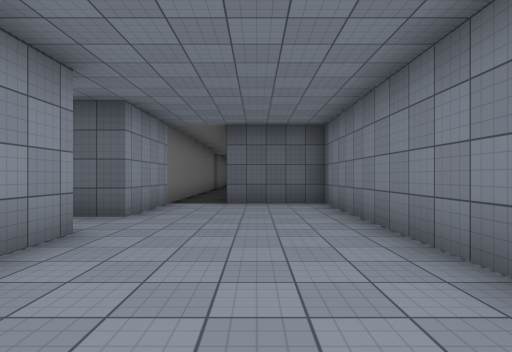
View 1 (above)

20 first-person views from a walk through a Unity game level. The camera is 1.4 m above the floor, looks level and sees 80° across. The floor is counted in squares, 2 m on a side. Each view is taken from the middle of a square. On the plan, view 1 faces up. The plan holds only what a view shows up to about 10 squares ahead; the rest is blank. The place goes on beyond the plan. The player is left out. Some surface patterns are stand-ins.

View 2
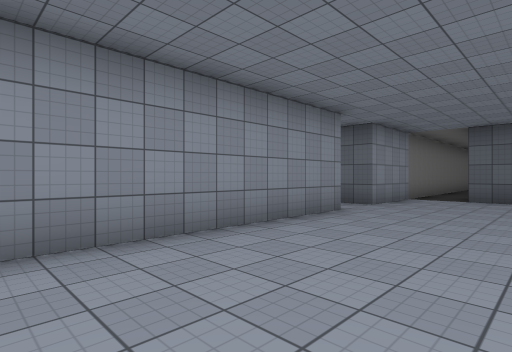

View 3
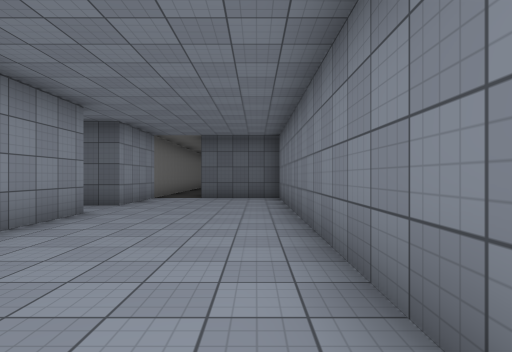

View 4
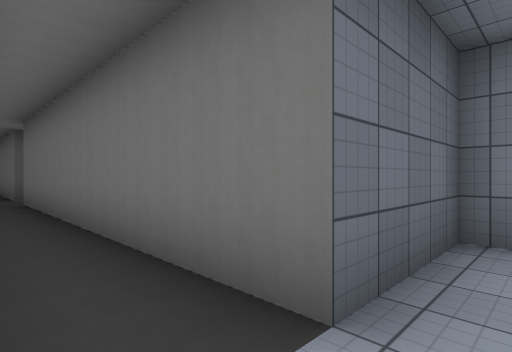

View 5
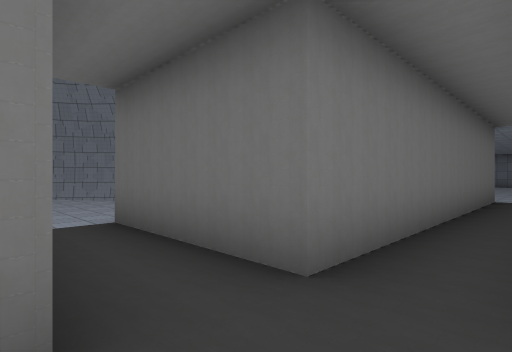

View 6
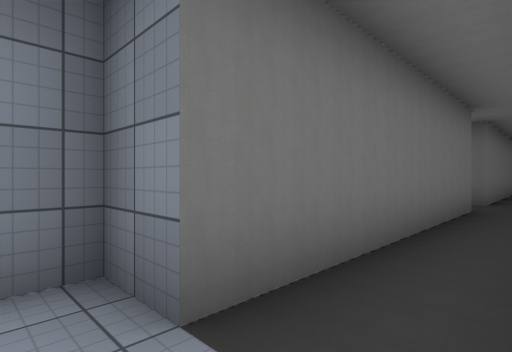

View 7
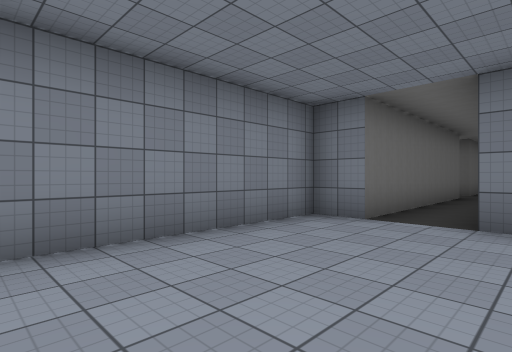

View 8
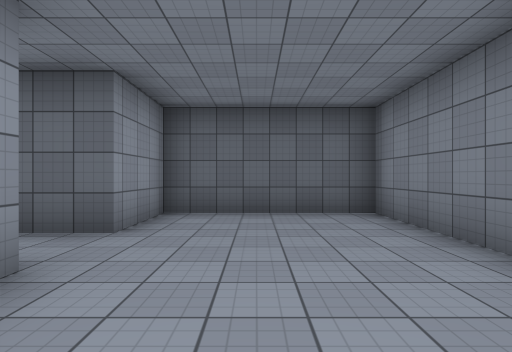

View 9
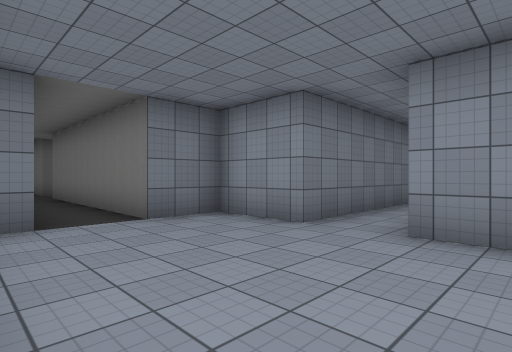

View 10
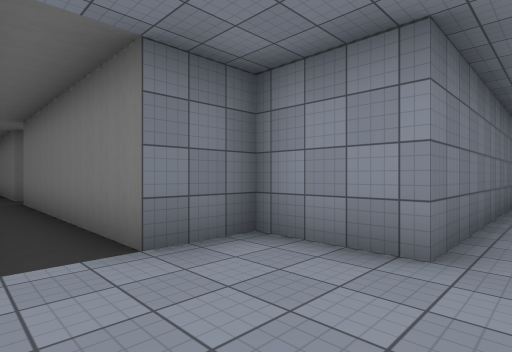

View 11
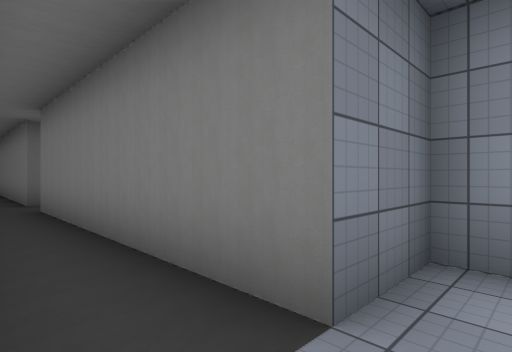

View 12
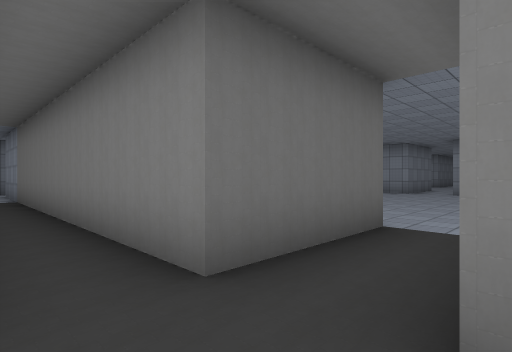

View 13
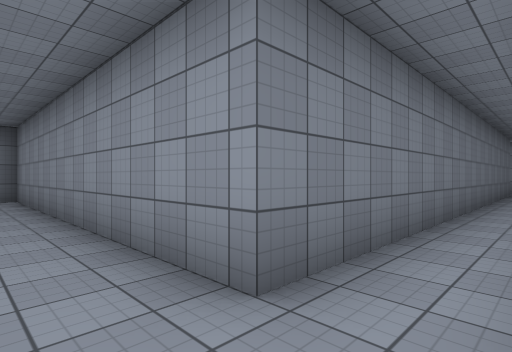

View 14
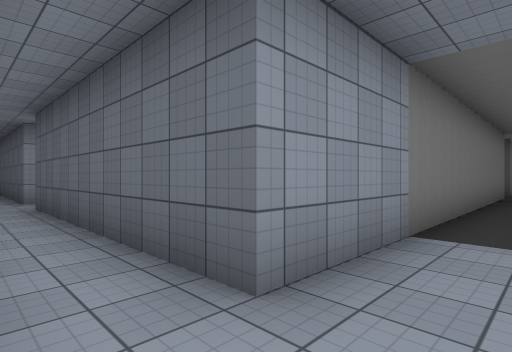

View 15
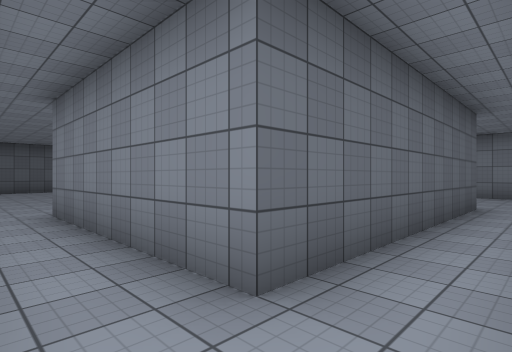

View 16
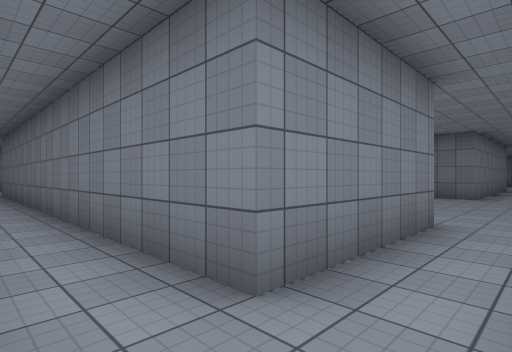

View 17
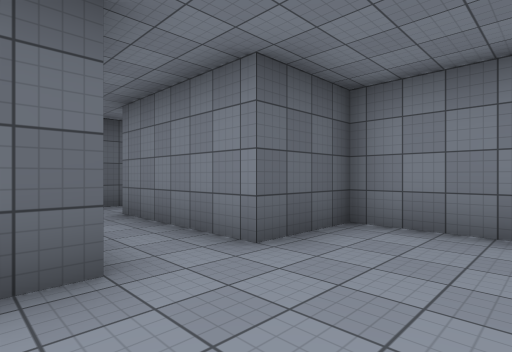

View 18
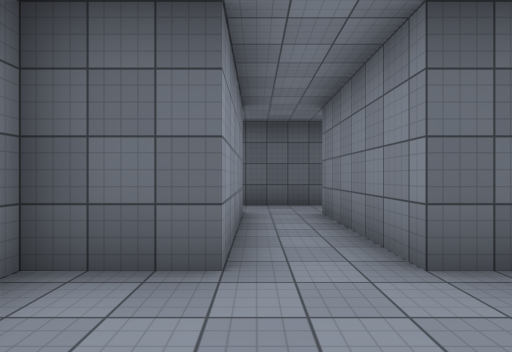

View 19
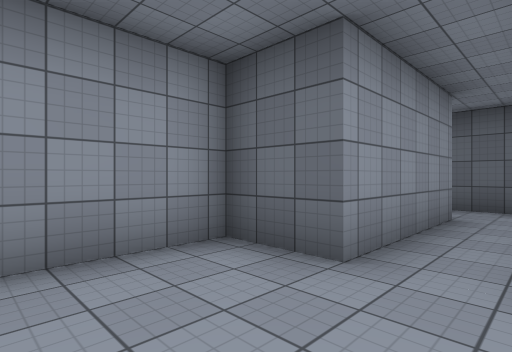

View 20
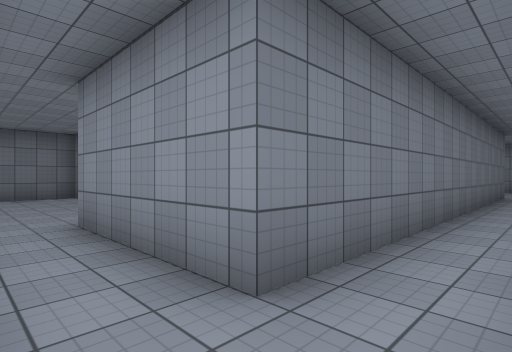

### Floor plan
Points are (right, up) in squares from view 1. A wall is a line through its corners. A room is listed if a view was taken in it or the views show most of it. See-through windows are left out.
Room 1 (views 1, 2, 3, 4, 5, 8, 12, 13, 14)
walls: (-2.3, 3.8) (-2.3, -2.5); (-2.3, 16.3) (-2.3, 5.3); (-0.8, 17.8) (-0.8, 24.3); (1.8, -1.1) (1.8, 7.7) (-0.8, 7.7) (-0.8, 16.3) (2.5, 16.3); (-2.3, 24.3) (-2.3, 17.8)
ways out: opening at (-1.5, 25) to room 2; opening at (-2.5, 4.5) to room 3; opening at (-3, 17)
Room 2 (views 6, 7, 9, 10, 11)
walls: (-3.8, 26.3) (-3.8, 24.3) (-2.3, 24.3); (-0.8, 24.3) (0.2, 24.3) (0.2, 29.8) (-3.8, 29.8) (-3.8, 27.8)
ways out: opening at (-1.5, 25) to room 1; opening at (-4, 27)
Room 3 (views 15, 16, 17, 18, 19, 20)
walls: (-10.2, 5.3) (-16.6, 5.3); (-16.3, 3.8) (-16.3, 0.2) (-17.7, 0.2) (-17.7, -1.9); (-12.7, -1.6) (-12.7, 0.2) (-14.7, 0.2) (-14.7, 3.8) (-2.3, 3.8); (-2.3, 5.3) (-8.7, 5.3) (-8.7, 10.2)
ways out: opening at (-2.5, 4.5) to room 1; opening at (-17.5, 4.5); opening at (-9.5, 10)

Where each view was taken, in squares from view 1:
view 1: 0 up, 0 right, facing up
view 2: 2 down, 1 right, facing up-left
view 3: 2 down, 1 right, facing up
view 4: 7 up, 2 left, facing up-right
view 5: 18 up, 2 left, facing down-right
view 6: 25 up, 2 left, facing down-right
view 7: 29 up, 3 left, facing down-right
view 8: 24 up, 2 left, facing up
view 9: 29 up, 0 right, facing down-left
view 10: 27 up, 1 left, facing down-left
view 11: 25 up, 1 left, facing down-left
view 12: 18 up, 1 left, facing down-left
view 13: 5 up, 1 left, facing down-left
view 14: 4 up, 1 left, facing up-left
view 15: 4 up, 10 left, facing up-right
view 16: 5 up, 16 left, facing down-right
view 17: 2 down, 17 left, facing up-right
view 18: 2 down, 16 left, facing up
view 19: 2 down, 15 left, facing up-left
view 20: 5 up, 15 left, facing down-left
